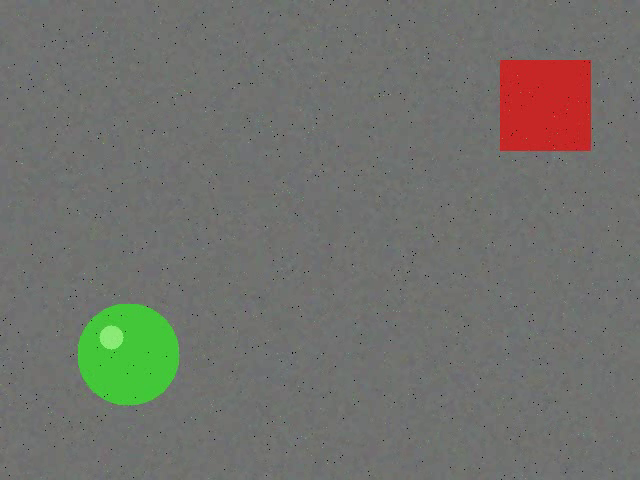
#> input picture frame 9 of data/bola.mp4, 640 x 480 px
$ python ex1b.py
#> lines starting #> are read from the running program, lines starting #| are printed output that depends on the picture; after the words box and inside, x2 and y2 are one past the last pixel; in counts of white or black regions, pixels touching at a corner belong together
#> in main, fr is the input picture: shape (480, 640, 3); mean B, G, R 108.1, 113.6, 113.1
# -*- coding: utf-8 -*-
"""
ex1b.py — Pipeline de segmentacao de ROI em video (tempo real).

Etapas por frame:
  (1) segmentacao por range HSV (objeto verde)
  (2) limpeza morfologica: erode + dilate (abertura)
  (3) ROI destacada com bounding box + mascara colorida semitransparente
  (4) proporcao area_ROI / area_frame impressa a cada frame

Execucao:  python ex1b.py [--cam]
  --cam : usa a webcam (indice 0) em vez do video sintetico data/bola.mp4
A janela e exibida durante o processamento (q encerra); o video anotado e
frames de evidencia sao gravados em ./outputs em toda execucao.
"""
import argparse
import os

import cv2
import numpy as np

AQUI = os.path.dirname(os.path.abspath(__file__))
DATA = os.path.join(AQUI, "data")
OUT = os.path.join(AQUI, "outputs")
os.makedirs(OUT, exist_ok=True)

# Range HSV do objeto de interesse (verde). H em OpenCV vai de 0..179.
# Faixa larga em S e V para tolerar sombras/brilho; H restrito (35..85)
# para rejeitar o distrator vermelho e o fundo cinza.
HSV_MIN = np.array([35, 80, 60])
HSV_MAX = np.array([85, 255, 255])

# Kernel eliptico 5x5: erode remove ruido sal-e-pimenta (pixels verdes
# espurios do video), dilate restaura o tamanho do objeto apos a erosao.
KERNEL = cv2.getStructuringElement(cv2.MORPH_ELLIPSE, (5, 5))


def processa_frame(fr):
    """Retorna (frame anotado, proporcao de area da ROI)."""
    hsv = cv2.cvtColor(fr, cv2.COLOR_BGR2HSV)
#> hsv: shape (480, 640, 3); mean H, S, V 53.9, 17.5, 118.3
    masc = cv2.inRange(hsv, HSV_MIN, HSV_MAX)              # (1) segmentacao
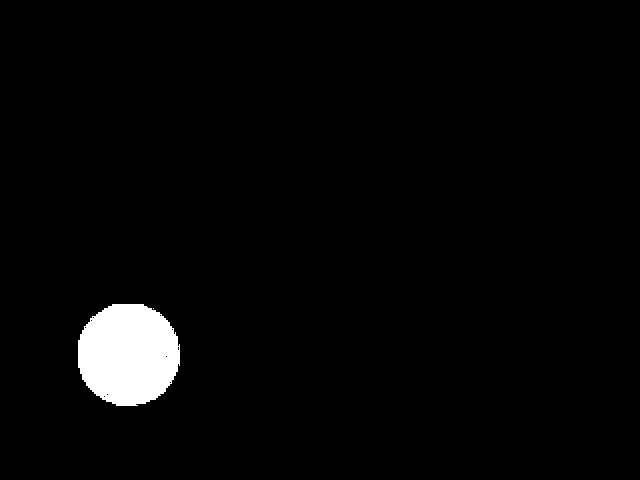
#> masc: shape (480, 640); 2.7% white; 2 white regions (1 under 20 px), largest, box (x1, y1, x2, y2) and area: (78, 304, 180, 406) 8332
    masc = cv2.erode(masc, KERNEL, iterations=2)           # (2) morfologia
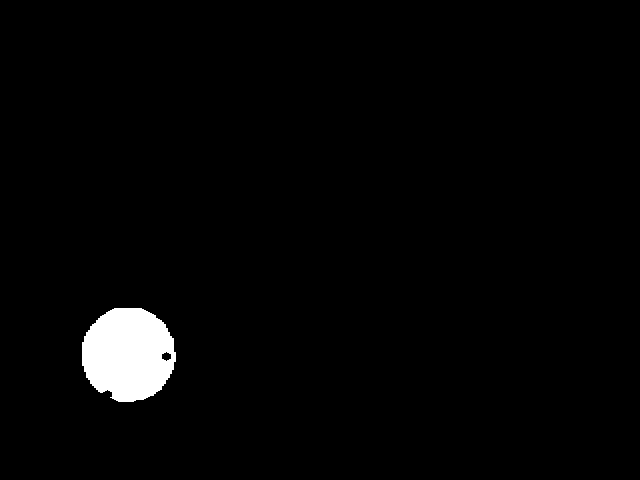
#> masc: shape (480, 640); 2.2% white; 1 white region, box (x1, y1, x2, y2) and area: (82, 308, 176, 402) 6880
    masc = cv2.dilate(masc, KERNEL, iterations=2)
#> masc: shape (480, 640); 2.7% white; 1 white region

    # (3) ROI: maior contorno da mascara limpa
    contornos, _ = cv2.findContours(masc, cv2.RETR_EXTERNAL,
                                    cv2.CHAIN_APPROX_SIMPLE)
#> contornos = 1 contour; box (x1, y1, x2, y2) and area: (78, 304, 180, 406) 8075
    anotado = fr.copy()
    # overlay semitransparente: pinta a area segmentada de verde e mistura
    overlay = anotado.copy()
    overlay[masc > 0] = (0, 255, 0)
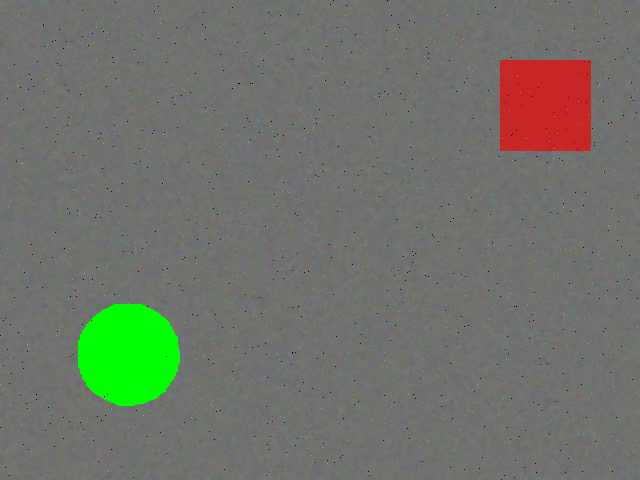
#> overlay: shape (480, 640, 3); 2.68% of pixels changed, all inside (x1, y1, x2, y2) = (78, 304, 180, 406)
    anotado = cv2.addWeighted(overlay, 0.4, anotado, 0.6, 0)
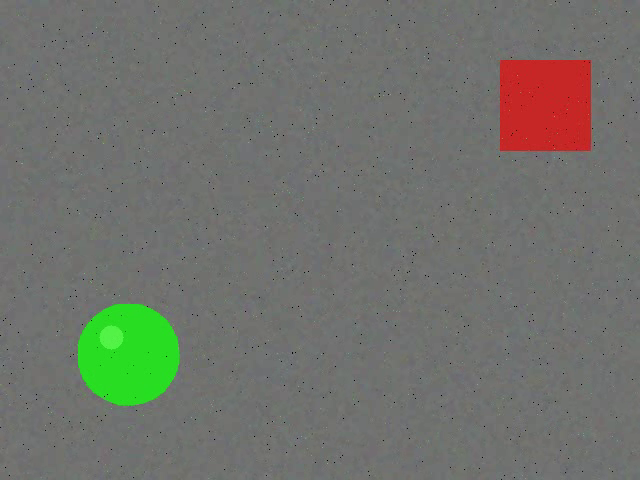
#> anotado: shape (480, 640, 3); mean B, G, R 107.4, 114.2, 112.4

    proporcao = 0.0
    if contornos:
        maior = max(contornos, key=cv2.contourArea)
#> maior = contour of 190 points, box (x1, y1, x2, y2) (78, 304, 180, 406), area 8075
        x, y, wc, hc = cv2.boundingRect(maior)
#> x = 78; y = 304; wc = 102; hc = 102
        cv2.rectangle(anotado, (x, y), (x + wc, y + hc), (0, 0, 255), 2)
        # (4) proporcao calculada sobre a mascara (area real segmentada),
        # nao sobre o bounding box, que superestimaria objetos nao retangulares
        proporcao = float(np.count_nonzero(masc)) / masc.size
#> proporcao = 0.0268
    cv2.putText(anotado, f"area ROI: {proporcao * 100:.2f}%", (10, 30),
                cv2.FONT_HERSHEY_SIMPLEX, 0.9, (255, 255, 255), 2)
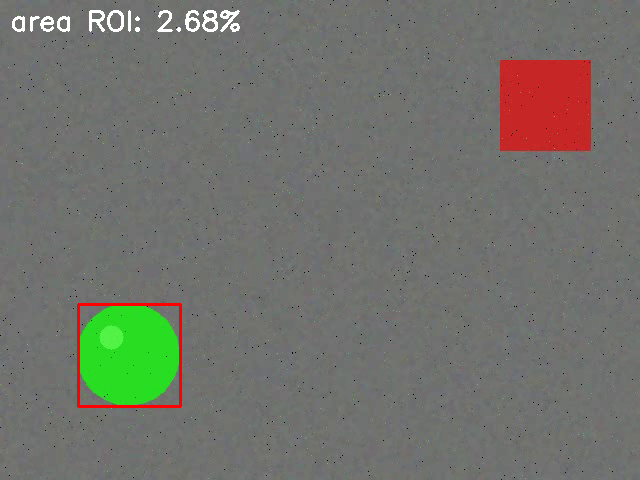
#> anotado: shape (480, 640, 3); mean B, G, R 107.8, 114.4, 113.7
    return anotado, proporcao


def main(cam: bool):
    fonte = 0 if cam else os.path.join(DATA, "bola.mp4")
    cap = cv2.VideoCapture(fonte)
    assert cap.isOpened(), "Fonte de video indisponivel. Rode prepara_dados.py"

    w = int(cap.get(cv2.CAP_PROP_FRAME_WIDTH))
    h = int(cap.get(cv2.CAP_PROP_FRAME_HEIGHT))
    vw = cv2.VideoWriter(os.path.join(OUT, "ex1b_saida.mp4"),
                         cv2.VideoWriter_fourcc(*"mp4v"), 30, (w, h))

    print("=== ex1b: segmentacao de ROI por HSV ===")
    n = 0
    tempos = []
    while True:
        ok, fr = cap.read()
        if not ok:
            break
        t0 = cv2.getTickCount()
        anotado, prop = processa_frame(fr)
#> prop = 0.0268
        tempos.append((cv2.getTickCount() - t0) / cv2.getTickFrequency() * 1e3)
        print(f"frame {n:03d}: proporcao ROI = {prop:.4f} ({prop * 100:.2f}%)")
#| frame 000: proporcao ROI = 0.0268 (2.68%)
        vw.write(anotado)
        if n in (5, 30, 60):  # frames de evidencia para o relatorio
            cv2.imwrite(os.path.join(OUT, f"ex1b_frame_{n:03d}.png"), anotado)
        cv2.imshow("ROI segmentada (q para sair)", anotado)
        if cv2.waitKey(30) & 0xFF == ord("q"):
#> (key q is pressed here)
            break
        n += 1
    cap.release()
    vw.release()
    cv2.destroyAllWindows()
    # ~2-4 ms/frame em CPU comum -> compativel com tempo real (>30 fps)
    print(f"\n{n} frames | tempo medio de processamento: "
          f"{np.mean(tempos):.2f} ms/frame "
          f"({1000 / np.mean(tempos):.0f} fps teoricos)")
    print("evidencias: outputs/ex1b_saida.mp4 e outputs/ex1b_frame_*.png")


if __name__ == "__main__":
    ap = argparse.ArgumentParser()
    ap.add_argument("--cam", action="store_true",
                    help="usa webcam em vez do video sintetico")
    main(ap.parse_args().cam)

$ run again, starting later in the video
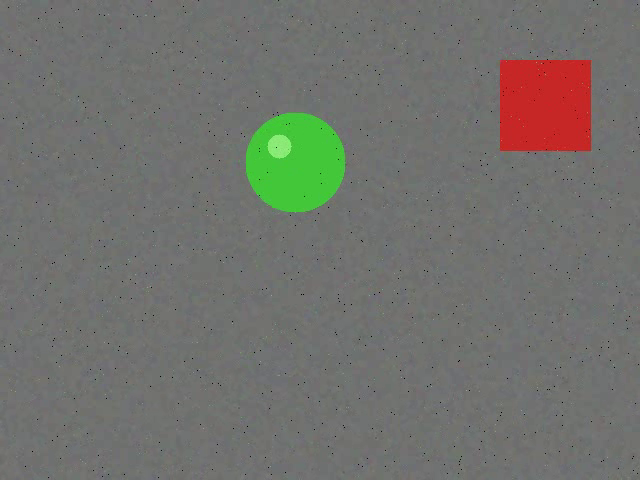
#> input picture frame 40 of data/bola.mp4, 640 x 480 px
#> in main, fr is the input picture: shape (480, 640, 3); mean B, G, R 108.4, 113.5, 113.4
#> hsv: shape (480, 640, 3); mean H, S, V 55.5, 17, 118.3
#> in processa_frame, `masc = cv2.erode(masc, KERNEL, iterations=2)`:
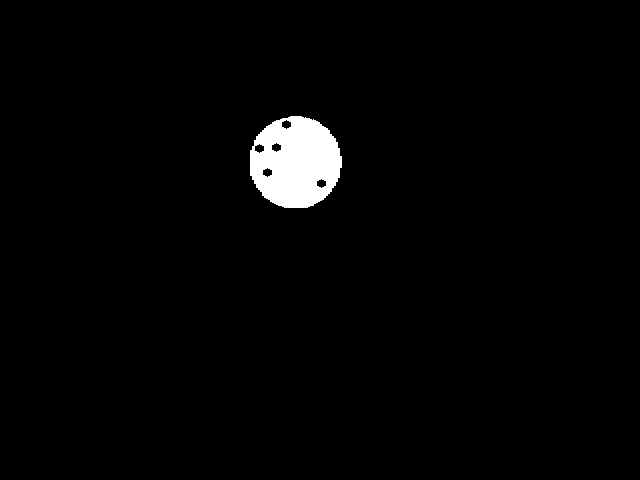
#> masc: shape (480, 640); 2.1% white; 1 white region, box (x1, y1, x2, y2) and area: (250, 116, 342, 208) 6399
#> contornos = 1 contour; box (x1, y1, x2, y2) and area: (246, 112, 346, 212) 7770
#> overlay: shape (480, 640, 3); 2.58% of pixels changed, all inside (x1, y1, x2, y2) = (246, 112, 346, 212)
#> maior = contour of 192 points, box (x1, y1, x2, y2) (246, 112, 346, 212), area 7770
#> x = 246; y = 112; wc = 100
#> proporcao = 0.0258
#> in processa_frame, `cv2.putText(anotado, f"area ROI: {proporcao * 100:.2f}%", (10, 30), cv..`:
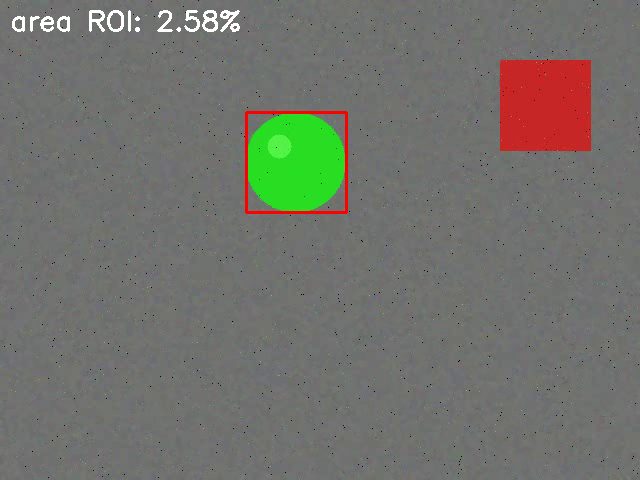
#> anotado: shape (480, 640, 3); mean B, G, R 108.1, 114.3, 114
#| frame 000: proporcao ROI = 0.0258 (2.58%)

$ run again, starting later in the video
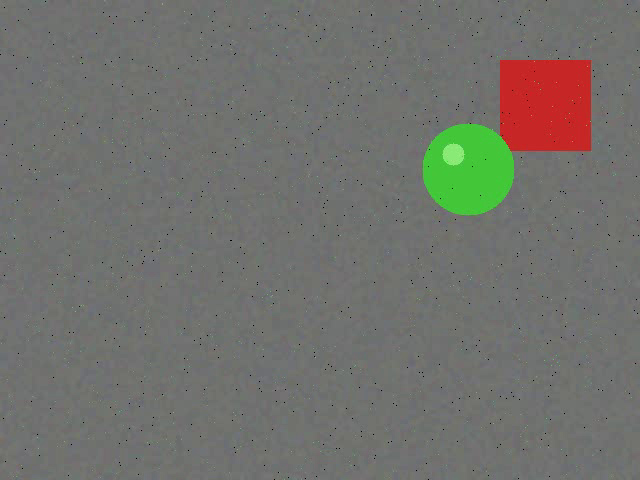
#> input picture frame 72 of data/bola.mp4, 640 x 480 px
#> in main, fr is the input picture: shape (480, 640, 3); mean B, G, R 108.5, 113.2, 113.4
#> hsv: shape (480, 640, 3); mean H, S, V 56.5, 17.2, 118
#> in processa_frame, `masc = cv2.erode(masc, KERNEL, iterations=2)`:
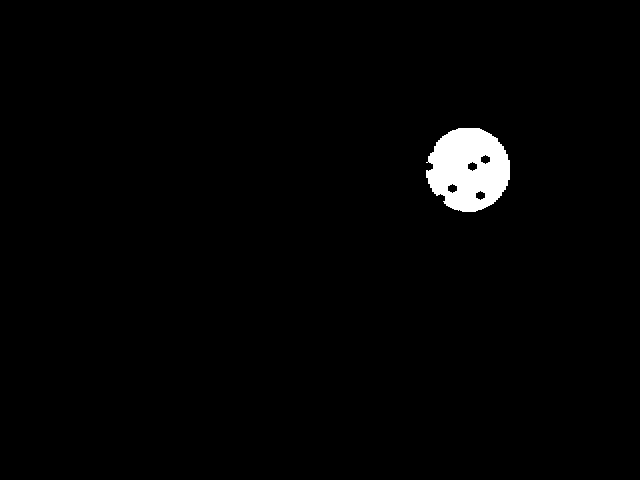
#> masc: shape (480, 640); 1.7% white; 1 white region, box (x1, y1, x2, y2) and area: (426, 128, 510, 212) 5202
#> contornos = 1 contour; box (x1, y1, x2, y2) and area: (422, 124, 514, 216) 6478
#> overlay: shape (480, 640, 3); 2.16% of pixels changed, all inside (x1, y1, x2, y2) = (422, 124, 514, 216)
#> maior = contour of 186 points, box (x1, y1, x2, y2) (422, 124, 514, 216), area 6478
#> x = 422; y = 124; wc = 92
#> proporcao = 0.0216
#> in processa_frame, `cv2.putText(anotado, f"area ROI: {proporcao * 100:.2f}%", (10, 30), cv..`:
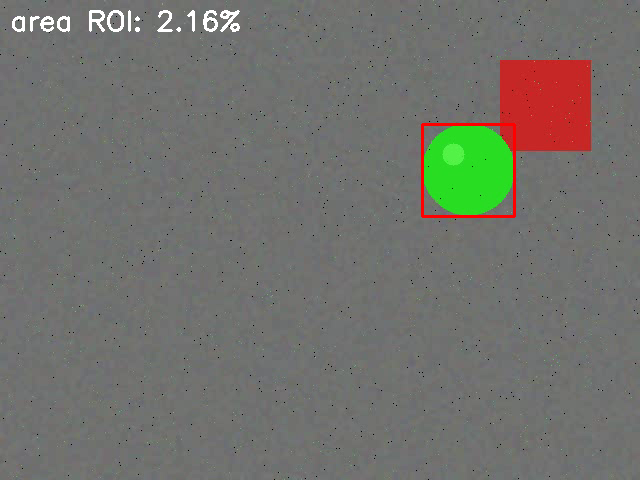
#> anotado: shape (480, 640, 3); mean B, G, R 108.4, 113.9, 114
#| frame 000: proporcao ROI = 0.0216 (2.16%)
